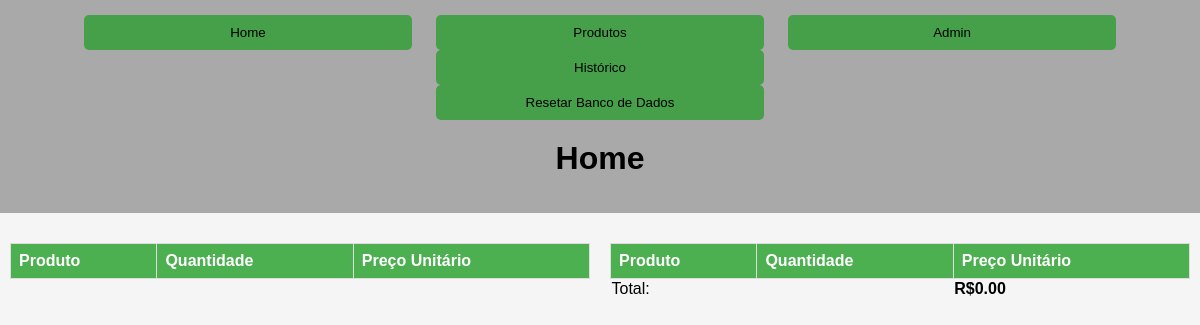
The app's page / (signed in), older data.
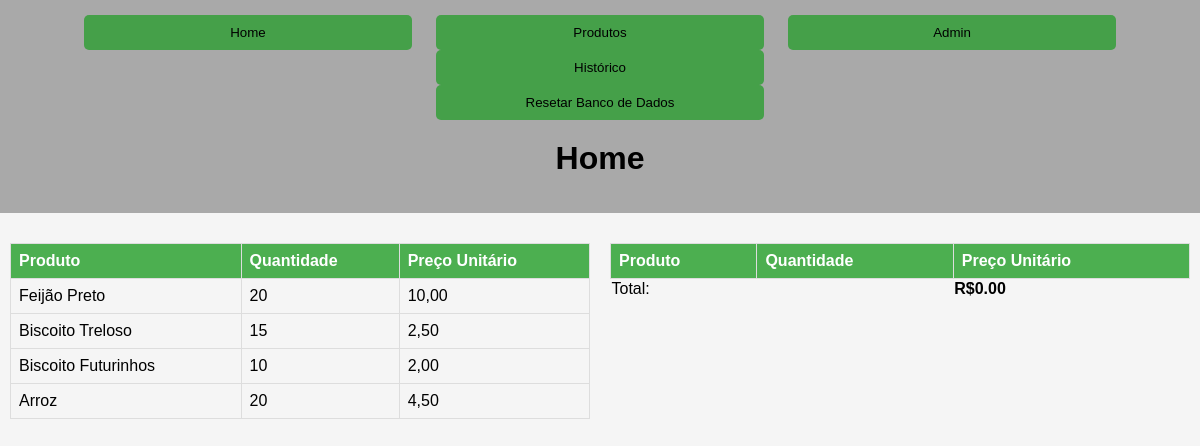
The same page, newer data.
### produtos/models.py (models this page shows, shortened)
class Produtos(models.Model):
    nome = models.CharField(max_length=100)
    preco = models.DecimalField(decimal_places=2, max_digits=6)
    quantidade = models.IntegerField(default=0)
    categoria = models.ForeignKey(Categoria, on_delete=models.DO_NOTHING)

### home/views.py (the view)
# urls.py: path('',views.home,name='home',),
@login_required
def home(request):
    dados = Produtos.objects.all()
    return render(
        request,
        'home.html',
        {'dados':dados},
                  )

### home/templates/home.html (shortened to what this page needs)
{% extends "base.html" %}
{% block header %}Home{% endblock %}
{% block content %}
    {% load static %}
    <link rel="stylesheet" type="text/css" href="{% static "home/css/style.css" %}">
    <div class="tabela-container">
        <div class="metade-tela">
            <table>
                <thead>
                    <tr>
                        <th>Produto</th>
                        <th>Quantidade</th>
                        <th>Preço Unitário</th>
                    </tr>
                </thead>
                <tbody id="tabela1-body">
                        {% for item in dados %}
                            <tr data-id="{{ item.id }}">
                                <td>{{ item.nome }}</td>
                                <td>{{ item.quantidade }}</td>
                                <td>{{ item.preco }}</td>
                            </tr>
                        {% endfor %}
                    </tbody>
            </table>
        </div>
        <div class="metade-tela">
            <table>
                <thead>
                    <tr>
                        <th>Produto</th>
                        <th>Quantidade</th>
                        <th>Preço Unitário</th>
                    </tr>
                </thead>
                <tbody id="tabela2-body">
                    <tfoot>
                        <tr>
                            <td colspan="2">Total:</td>
                            <td id="total-tabela2">R$0.00</td>
                        </tr>
                    </tfoot>
                </tbody>
            </table>
        </div>
    </div>
{% endblock %}

Row changes from the older to the newer data that the page shows:
added Produtos: nome "Feijão Preto", quantidade "20", preco "10,00"
added Produtos: nome "Biscoito Treloso", quantidade "15", preco "2,50"
added Produtos: nome "Biscoito Futurinhos", quantidade "10", preco "2,00"
added Produtos: nome "Arroz", quantidade "20", preco "4,50"
